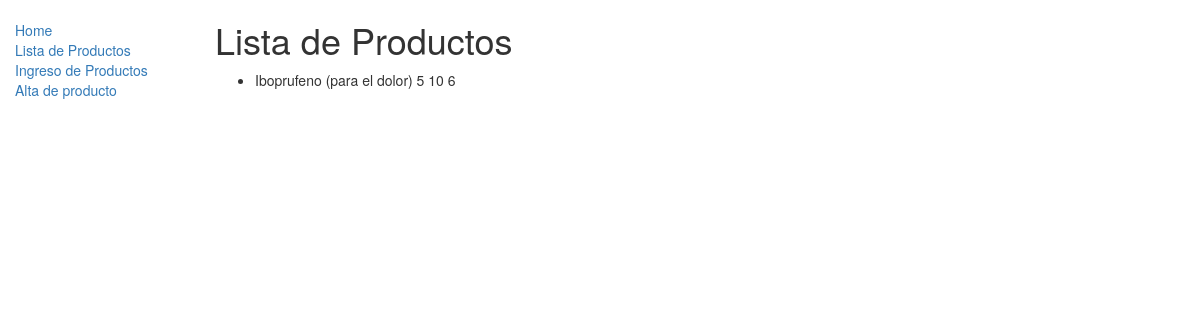
Before: /almacen/producto/ with the older database file.
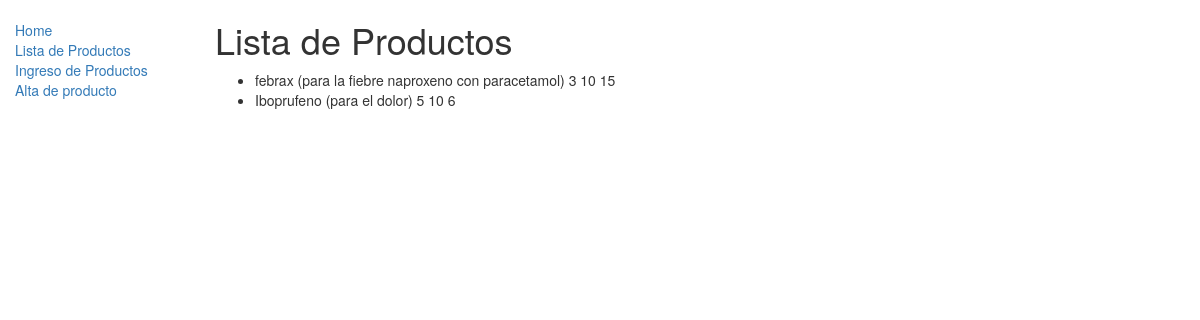
After: the same page with the newer database file.
### almacen/models.py (models this page shows, shortened)
class Producto(models.Model):
    id = models.UUIDField(primary_key=True, default=uuid.uuid4, help_text="ID único para este libro particular en toda la biblioteca")
    nombre = models.CharField(max_length=200)
    descripcion = models.TextField(max_length=1000,  help_text="Ingrese una breve descripción del producto")
    minimo = models.IntegerField(default=0)
    maximo = models.IntegerField(default=0)

### almacen/views.py (the view)
def ProductoListView(request):
    producto_list=Producto.objects.all().annotate(Cant_total=Sum('inventario__cantidad'))
    return render(
        request,'producto_list.html',
       {'producto_list':producto_list}
    )

### almacen/templates/producto_list.html
{% extends "base_generic.html" %}
{% block content %}
<h1>Lista de Productos</h1>
{% if producto_list %}
<ul>
    {% for producto in producto_list %}
    <li>
        {{ producto.nombre }} ({{producto.descripcion}}) {{producto.minimo}} {{producto.maximo}} {{producto.Cant_total}}
    </li>
    {% endfor %}
</ul>
{% else %}
<p>No hay productos en el almacen.</p>
{% endif %}
{% endblock %}

Changed rows visible on the page:
added Producto: nombre "febrax", descripcion "para la fiebre naproxeno con paracetamol", minimo "3", maximo "10", Cant_total "15"
